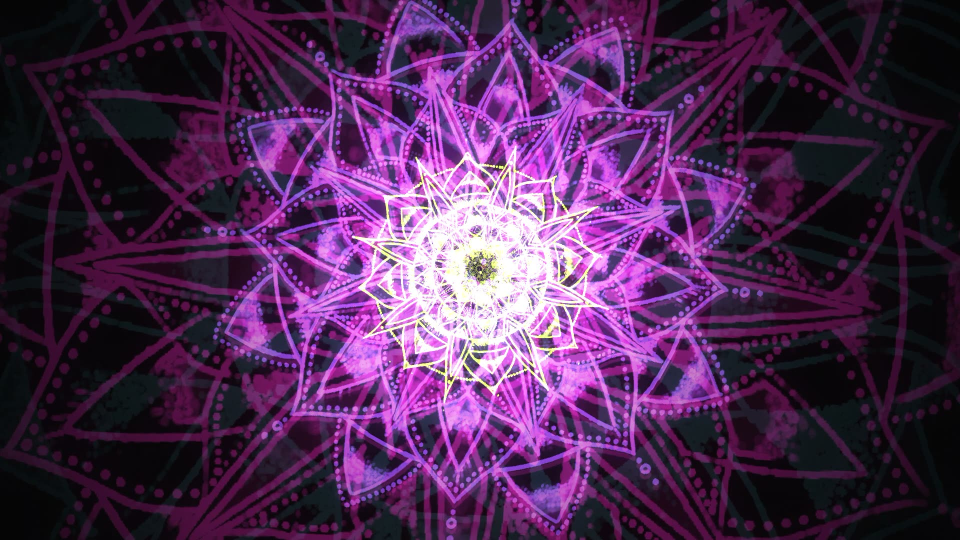
#> input picture claude-version/site/media/hero-poster.jpg, 1920 x 1080 px (shown at 1/2 size)
$ python build_og.py
#> lines starting #> are read from the running program, lines starting #| are printed output that depends on the picture
"""Build the hero posters (webp) from media/hero-poster.jpg.

Outputs (under claude-version/site/media/):
  hero-poster.webp    1600 px wide, q72 (desktop poster)
  hero-poster-m.webp  720 px wide, centre-cropped to the 3:4 frame of hero-mobile.mp4, q72

The link-preview image (og.jpg) is rendered separately from tools/og-card.html in Chrome,
so it uses the site's own OFL fonts (Unbounded) rather than a system font:
  node claude-version/tools/build_og_card.mjs

Usage: python claude-version/tools/build_og.py
"""
from pathlib import Path

from PIL import Image

MEDIA = Path(__file__).resolve().parents[1] / 'site' / 'media'
SRC = MEDIA / 'hero-poster.jpg'


def centre_crop(im: Image.Image, ratio: float) -> Image.Image:
    w, h = im.size
    if w / h > ratio:
        nw = round(h * ratio)
        return im.crop(((w - nw) // 2, 0, (w - nw) // 2 + nw, h))
    nh = round(w / ratio)
    return im.crop((0, (h - nh) // 2, w, (h - nh) // 2 + nh))


def main() -> None:
    src = Image.open(SRC).convert('RGB')
#> src is the input picture: PIL image 1920x1080 RGB; mean R, G, B 78.8, 42.3, 83.7

    d = src.resize((1600, round(src.height * 1600 / src.width)), Image.LANCZOS)
    d.save(MEDIA / 'hero-poster.webp', 'WEBP', quality=72, method=6)

    m = centre_crop(src, 600 / 800)
#> in centre_crop, `return im.crop(((w - nw) // 2, 0, (w - nw) // 2 + nw, h))`:
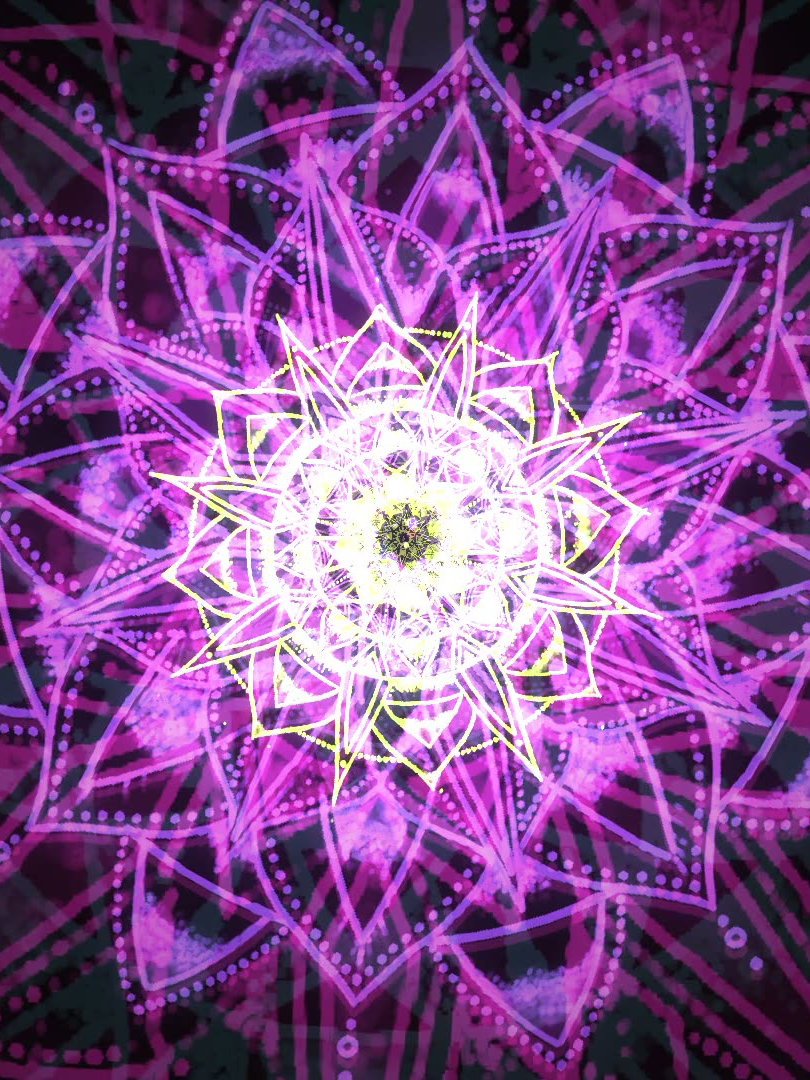
#> returned value: PIL image 810x1080 RGB; mean R, G, B 134.7, 77.2, 145.7
    m = m.resize((720, round(720 * 800 / 600)), Image.LANCZOS)
    m.save(MEDIA / 'hero-poster-m.webp', 'WEBP', quality=72, method=6)
#> (the run stopped early here; a loop or call above may not have finished)
